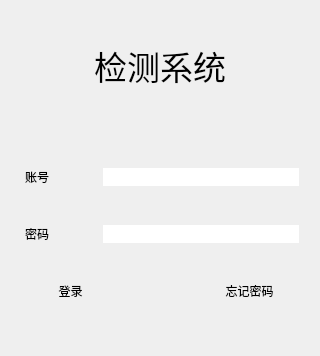
<?xml version="1.0" encoding="UTF-8"?>
<ui version="4.0">
 <class>Form</class>
 <widget class="QWidget" name="Form">
  <property name="geometry">
   <rect>
    <x>0</x>
    <y>0</y>
    <width>320</width>
    <height>356</height>
   </rect>
  </property>
  <property name="windowTitle">
   <string>检测系统</string>
  </property>
  <layout class="QVBoxLayout" name="verticalLayout" stretch="1,2">
   <item>
    <widget class="QGroupBox" name="groupBox">
     <property name="styleSheet">
      <string notr="true">border: 1px solid rgba(0, 0, 0, 0);</string>
     </property>
     <property name="title">
      <string/>
     </property>
     <layout class="QVBoxLayout" name="verticalLayout_3">
      <item>
       <widget class="QLabel" name="label">
        <property name="font">
         <font>
          <pointsize>25</pointsize>
         </font>
        </property>
        <property name="text">
         <string>检测系统</string>
        </property>
        <property name="alignment">
         <set>Qt::AlignCenter</set>
        </property>
       </widget>
      </item>
     </layout>
    </widget>
   </item>
   <item>
    <widget class="QGroupBox" name="groupBox_2">
     <property name="styleSheet">
      <string notr="true">border: 1px solid rgba(0, 0, 0, 0);</string>
     </property>
     <property name="title">
      <string/>
     </property>
     <layout class="QVBoxLayout" name="verticalLayout_2">
      <item>
       <layout class="QHBoxLayout" name="horizontalLayout">
        <property name="spacing">
         <number>50</number>
        </property>
        <item>
         <widget class="QLabel" name="label_2">
          <property name="text">
           <string>账号</string>
          </property>
         </widget>
        </item>
        <item>
         <widget class="QLineEdit" name="lineEdit"/>
        </item>
       </layout>
      </item>
      <item>
       <layout class="QHBoxLayout" name="horizontalLayout_2">
        <property name="spacing">
         <number>50</number>
        </property>
        <item>
         <widget class="QLabel" name="label_3">
          <property name="text">
           <string>密码</string>
          </property>
         </widget>
        </item>
        <item>
         <widget class="QLineEdit" name="enter_the_password">
          <property name="echoMode">
           <enum>QLineEdit::Password</enum>
          </property>
         </widget>
        </item>
       </layout>
      </item>
      <item>
       <layout class="QHBoxLayout" name="horizontalLayout_3">
        <property name="spacing">
         <number>80</number>
        </property>
        <item>
         <widget class="QPushButton" name="sign_in">
          <property name="text">
           <string>登录</string>
          </property>
         </widget>
        </item>
        <item>
         <widget class="QPushButton" name="pushButton_2">
          <property name="text">
           <string>忘记密码</string>
          </property>
         </widget>
        </item>
       </layout>
      </item>
     </layout>
    </widget>
   </item>
  </layout>
 </widget>
 <resources/>
 <connections/>
</ui>
